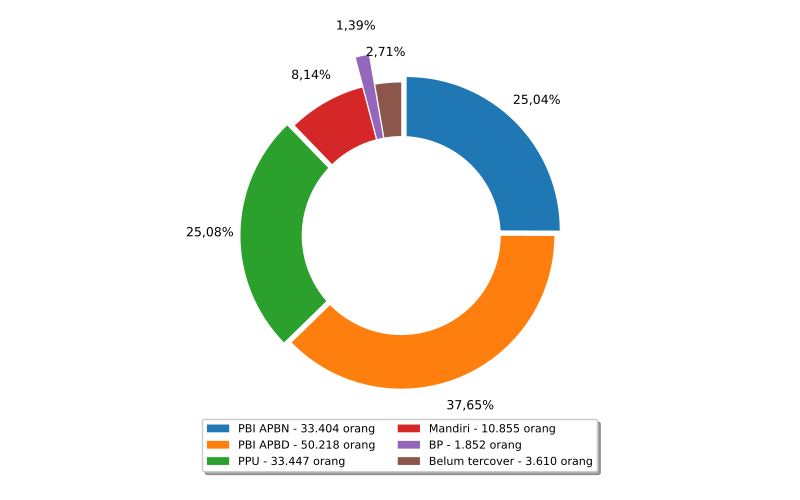

Generate this figure with Python:
import numpy as np
import matplotlib.pyplot as plt
import pandas
from textwrap import wrap
from matplotlib.ticker import FuncFormatter
import locale
locale.setlocale(locale.LC_ALL, 'id_ID.UTF8')
## force matplotlib to use TrueType fonts
plt.rcParams['pdf.fonttype'] = 42

import sys, os, inspect
currentdir = os.path.dirname(os.path.abspath(inspect.getfile(inspect.currentframe())))
parentdir = os.path.dirname(currentdir)
sys.path.insert(0, parentdir)

berkasData = currentdir + '\\bab_04_01_dataJaminanKesehatan.csv'
berkasSimpan = currentdir + '\\bab_04_01_jaminanKesehatan_a.pdf'
# judulDiagram = 'Cakupan Jaminan Kesehatan'

# read data file
colnames = ['jenisJaminan','jumlahPeserta']
data = pandas.read_csv(berkasData, names=colnames, sep=';')
labelJenis = data.jenisJaminan.tolist()
listJumlah = data.jumlahPeserta.tolist()
sliceJumlah = np.array(data.jumlahPeserta.tolist())
porcent = 100.*sliceJumlah/sliceJumlah.sum()

fig1, ax1 = plt.subplots()
# explodeTuple = (0.05, 0, 0.1, 0.0, 0.1, 0.3)
# patches, texts, autotexts = ax1.pie(listPagu, autopct='%.2f%%', pctdistance=0.85, explode=explodeTuple, startangle=80)
explodeTuple = (0.05, 0, 0.05, 0.0, 0.2, 0.0)
patches, texts, autotexts = ax1.pie(listJumlah[0:6], autopct=lambda p : '{:n}%'.format(round(p,2)), pctdistance=1.2, explode=explodeTuple, startangle=90, counterclock=False)

for t, tes1 in enumerate(autotexts):
    tes1.set_size(9)

centre_circle = plt.Circle((0,0),0.65,fc='white')
fig = plt.gcf()
fig.gca().add_artist(centre_circle)

labels = ['{0} - {1:n} orang'.format(i,j) for i,j in zip(labelJenis, sliceJumlah[0:6])]

sort_legend = False
if sort_legend:
    patches, labels, dummy =  zip(*sorted(zip(patches, labels, slicePagu),
                                          key=lambda labelJenis: labelJenis[2],
                                          reverse=True))


box = ax1.get_position()
ax1.set_position([box.x0, box.y0 + box.height * 0.1, box.width, box.height * 0.9])
plt.legend(patches, labels, loc='center', bbox_to_anchor=(0.5, -0.1),fontsize=8, fancybox=True, shadow=True, ncol=2)
		   
plt.axis('equal')

pyrfig = plt.figure(1)
# pyrfig.suptitle(judulDiagram)
pyrfig.set_figwidth(8)
pyrfig.set_figheight(5)
# tight_layout to make consistent size
# adjust subplot to make room for legend
fig.subplots_adjust(bottom=-0.15)
plt.tight_layout()
plt.savefig(berkasSimpan)
plt.close(pyrfig)
# plt.show()
